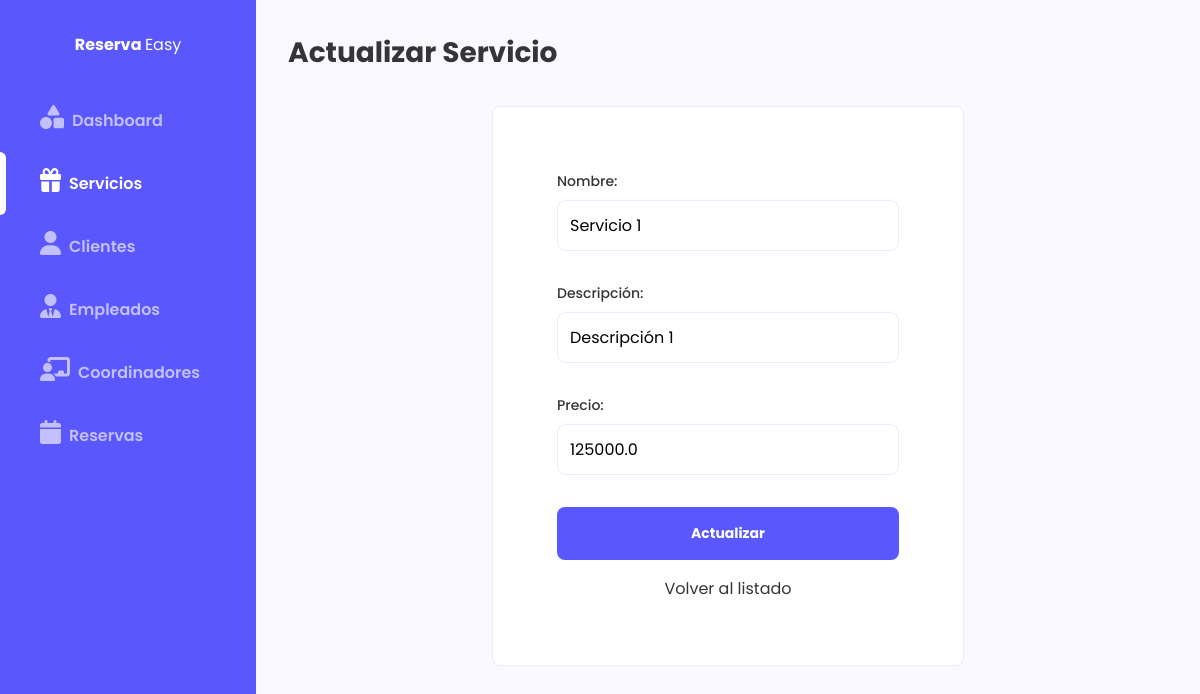
Screenshot of /servicios/actualizar/1 with the database file from the repository.
### evento/models.py (models this page shows, shortened)
class Servicio(models.Model):
    nombre = models.CharField(max_length=30)
    descripcion = models.CharField(max_length=200)
    precio = models.FloatField(default=0.0)
    activo = models.BooleanField(default=True)

### evento/views.py (the view, shortened to what this page needs)
# urls.py: path('servicios/actualizar/<int:id_servicio>', views.actualizar_servicio, name='actualizar_servicio'),
def actualizar_servicio(request, id_servicio):
    try:
        servicio = Servicio.objects.get(id=id_servicio)
        context = {
            "servicio": servicio
        }
    except:
        return HttpResponse("No se ha podido actualizar el registro del servicio")
    return render(
        request,
        "servicios/actualizar.html",
        context
    )

### evento/templates/servicios/actualizar.html (shortened to what this page needs)
{% extends "index.html" %}
{% block contenido_principal %}
<div class="contenido">
  <h1 class="titulo">Actualizar Servicio</h1>
  <form method="post" class="formulario">
    <div class="contenedor-campos">
      <div class="campo-formulario">
        <label for="nombre">Nombre:</label>
        <input type="text" name="nombre" value="{{servicio.nombre}}" required>
      </div>
      <div class="campo-formulario">
        <label for="descripcion">Descripción:</label>
        <input type="text" name="descripcion" value="{{servicio.descripcion}}" required>
      </div>
      <div class="campo-formulario">
        <label for="precio">Precio:</label>
        <input type="number" name="precio" value="{{servicio.precio}}" required>
      </div>
      <input class="boton" type="submit" value="Actualizar">
      <a href="{% url 'listar_servicios' %}" class="volver-link">
          Volver al listado
      </a>
    </div>
  </form>
</div>
{% endblock %}

### static/css/estilos.css (style rules this page uses)
:root { --main-color: #5A57FF; --accent-color:#C2C0FF; --font-color:#353535; --border-color:#5a57ff1c; --bg-color:#FAF9FF; --inaactive-color:#EF767A; --active-color:#49BEAA; color: var(--font-color); }
* { font-family: 'Poppins'; padding: 0; margin: 0; box-sizing: border-box; list-style: none; }
a { text-decoration: none; color: var(--font-color); }
.contenido { width: 100%; max-width: 1400px; height: auto; padding: 0 32px; }
.formulario { display: flex; justify-content: center; margin-bottom: 32px; }
.formulario .contenedor-campos { background-color: white; border: 1px solid var(--border-color); padding: 64px; border-radius: 8px; display: flex; flex-direction: column; }
.formulario .contenedor-campos .campo-formulario { display: flex; flex-direction: column; margin-bottom: 32px; }
.formulario .contenedor-campos .campo-formulario label { font-size: 14px; font-weight: 500; margin-bottom: 8px; }
.formulario .contenedor-campos .campo-formulario input { background-color: white; border: 1px solid var(--border-color); font-size: 16px; padding: 12px; border-radius: 8px; }
.campo-formulario input::placeholder { font-weight: 400; color: #CCCCCC; }
.volver-link { margin-top: 16px; align-self: center; }
.boton { padding: 16px 32px; display: flex; justify-content: center; align-items: center; border: none; border-radius: 8px; background-color: var(--main-color); color: white; font-weight: bold; cursor: pointer; font-size: 14px; }
.titulo { margin: 32px 0; font-size: 28px; }

### rows the page displays
Servicio: nombre "Servicio 1", descripcion "Descripción 1", precio "125000.0"
